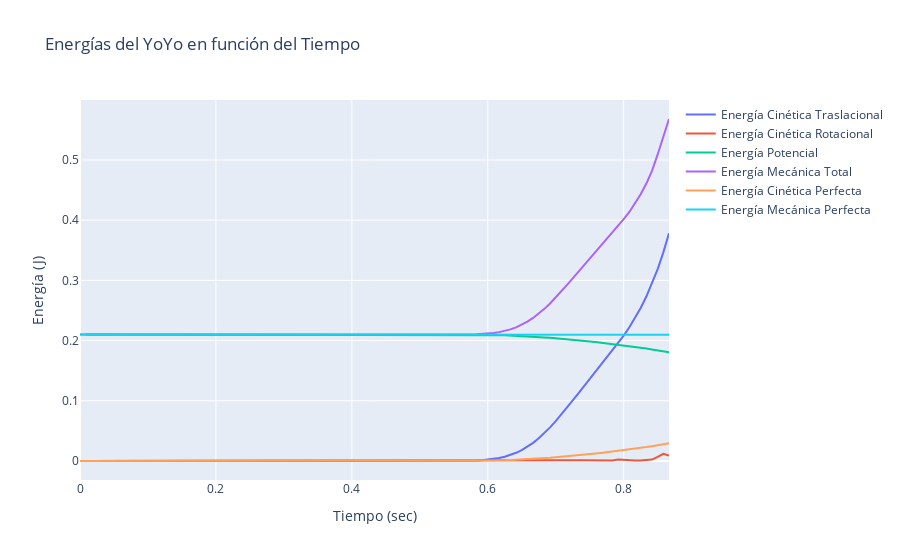

The code cell stored with this chart in its notebook:
### Code cell
import plotly.graph_objects as go

fig = go.Figure()

fig.add_trace(go.Scatter(x=dfEnergia['Time (sec)'], y=dfEnergia['Energia_Cinetica_Traslacional'],mode='lines', name='Energía Cinética Traslacional'))
fig.add_trace(go.Scatter(x=dfEnergia['Time (sec)'], y=dfEnergia['Energia_Cinetica_Rotacional'],mode='lines', name='Energía Cinética Rotacional'))
fig.add_trace(go.Scatter(x=dfEnergia['Time (sec)'], y=dfEnergia['Energia_Potencial'],mode='lines', name='Energía Potencial'))
fig.add_trace(go.Scatter(x=dfEnergia['Time (sec)'], y=dfEnergia['Energia_Mecanica'],mode='lines', name='Energía Mecánica Total'))
fig.add_trace(go.Scatter(x=dfEnergia['Time (sec)'], y=dfEnergia['Energia_Cinetica_Perfecta'],mode='lines', name='Energía Cinética Perfecta'))
fig.add_trace(go.Scatter(x=dfEnergia['Time (sec)'], y=dfEnergia['Energia_Mecanica_Perfecta'],mode='lines', name='Energía Mecánica Perfecta'))

fig.update_layout(title='Energías del YoYo en función del Tiempo',xaxis_title='Tiempo (sec)',yaxis_title='Energía (J)')

fig.show()
